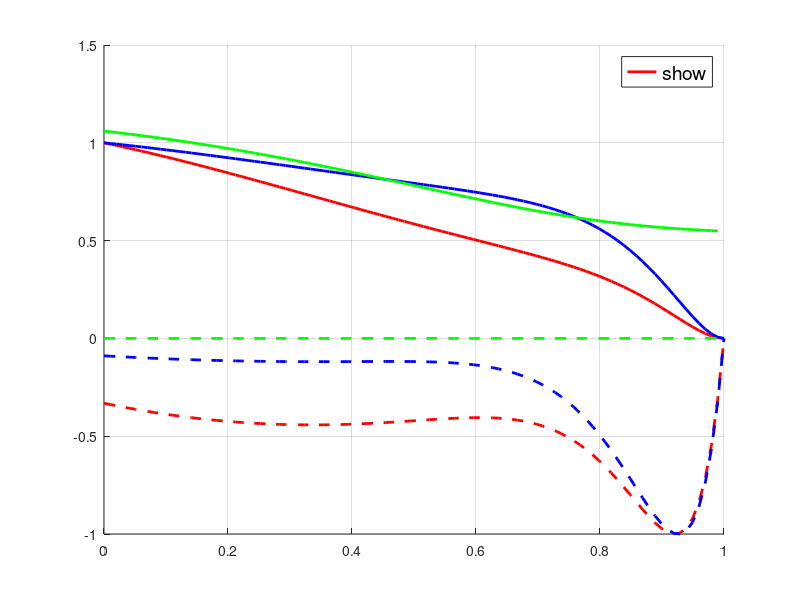

The MATLAB script that drew this image:
% This code is to calculate the relation between P, N, T and their gradient for bootsp.f
% Lin Shih
% 2024/6/14

%% EPFL thesis 
p = 1.086*[0.9210 -0.6105 -0.6105 0.6105 0.0 0.0 0.0 0.0 0.0 0.0 -0.621 ...
       0.0 0.0 0.0 0.0 0.0 0.0 0.0 0.0 0.0 0.3105]
% pprime
pprime = 1.086*[-0.6105 -2*0.6105 3*0.6105 0.0 0.0 0.0 0.0 0.0 0.0 -6.21 ...
        0.0 0.0 0.0 0.0 0.0 0.0 0.0 0.0 0.0 20*0.3105]
% DENSITY OF EPFL_BSJ
n      = [ 0.9438 -0.3105 -0.3105 0.3105 0.0 0.0 0.0 0.0 0.0 0.0 -2*0.6333 ...
          0.0 0.0 0.0 0.0 0.0 0.0 0.0 0.0 0.0 0.6333]
nprime = [ -0.3105 -2*0.3105 3*0.3105 0.0 0.0 0.0 0.0 0.0 0.0 -20*0.6333 ...
          0.0 0.0 0.0 0.0 0.0 0.0 0.0 0.0 0.0 20*0.6333 ]

%% Modified 0614 
% p = [1 -0.3667 -0.3667 0.3667 0.0 0.0 0.0 0.0 0.0 0.0 -2*0.6333 ...
%     0.0 0.0 0.0 0.0 0.0 0.0 0.0 0.0 0.0 0.6333]
% % pprime
% pprime = [-0.3667 -2*0.3667 3*0.3667 0.0 0.0 0.0 0.0 0.0 0.0 -2*10*0.6333 ...
%         0.0 0.0 0.0 0.0 0.0 0.0 0.0 0.0 0.0 20*0.6333]
% % DENSITY OF EPFL_BSJ
% n      = [ 0.9438 -0.3105 -0.3105 0.3105 0.0 0.0 0.0 0.0 0.0 0.0 -2*0.6333 ...
%           0.0 0.0 0.0 0.0 0.0 0.0 0.0 0.0 0.0 0.6333]
% nprime = [ -0.3105 -2*0.3105 3*0.3105 0.0 0.0 0.0 0.0 0.0 0.0 -20*0.6333 ...
%           0.0 0.0 0.0 0.0 0.0 0.0 0.0 0.0 0.0 20*0.6333 ]
%% Miller 
% p = [1-0.9813 -0.025 0.0 0.0 -0.975/4 1/5 ]
% c = -0.0687
% p = [1 0.025/c 0.0 0.0 0.975/4/c -1/5/c ]
% pprime = [0.025/c 0.0 0.0 0.975/c -1/c]
% n = [1 0.025/c 0.0 0.0 0.975/4/c -1/5/c ]
% nprime = [0.025/c 0.0 0.0 0.975/c -1/c]

%% Tony
% p = [1.0000e+04 -1.00e+04 0.000e+04 -0.000e+05 -1.000e+04  1.000e+04]
% pprime = [-1 0 0 -4 5 ]
% n = [1.0000e+04 -1.00e+04 0.000e+04 -0.000e+05 -1.000e+04  1.000e+04]
% nprime = [-1 0 0 -4 5 ]
% Define the range of x values
x = linspace(0, 1, 100);  % Adjust the number of points for smoother plotting

% Initialize the power series
Press = zeros(size(x));
Press_prime = zeros(size(x));
Density = zeros(size(x));
Density_prime = zeros(size(x));
Temp = zeros(size(x));
Temp_prime = zeros(size(x));


% Generate the power series
for i = 1:length(p)
    Press = Press + p(i) * x.^(i-1);
end

for i = 1:length(pprime)
    Press_prime = Press_prime + pprime(i) * x.^(i-1);
end
for i = 1:length(n)
    Density = Density + n(i) * x.^(i-1);
end
for i = 1:length(nprime)
    Density_prime = Density_prime + nprime(i) * x.^(i-1);
end

Temp = Press ./ Density
% Temp_prime = (Press_prime .* Density - Press .* Density_prime) ./ (Density .^ 2);

% Normalize the power series
Press = Press / max(abs(Press))
Press_prime = Press_prime / max(abs(Press_prime))
Density = Density / max(abs(Density))
Density_prime = Density_prime / max(abs(Density_prime))
% Temp = Temp / max(abs(Temp));

%% Plot the power series
figure;
hold on;
plot(x, Press, 'r', 'LineWidth', 2, 'DisplayName', 'p');
plot(x, Density, 'b', 'LineWidth', 2, 'DisplayName', 'n');
plot(x, Temp, 'g', 'LineWidth', 2, 'DisplayName', 'temp');
plot(x, Press_prime, '--r', 'LineWidth', 2, 'DisplayName','p-prime');
plot(x, Density_prime, '--b', 'LineWidth', 2, 'DisplayName','n-prime');
plot(x, Temp_prime, '--g', 'LineWidth', 2, 'DisplayName', 'temp-prime');
% xlabel('x');
% ylabel('p');
legend('show','Fontsize',14);
grid on;

% saveas(gcf, [input, '.png']);

